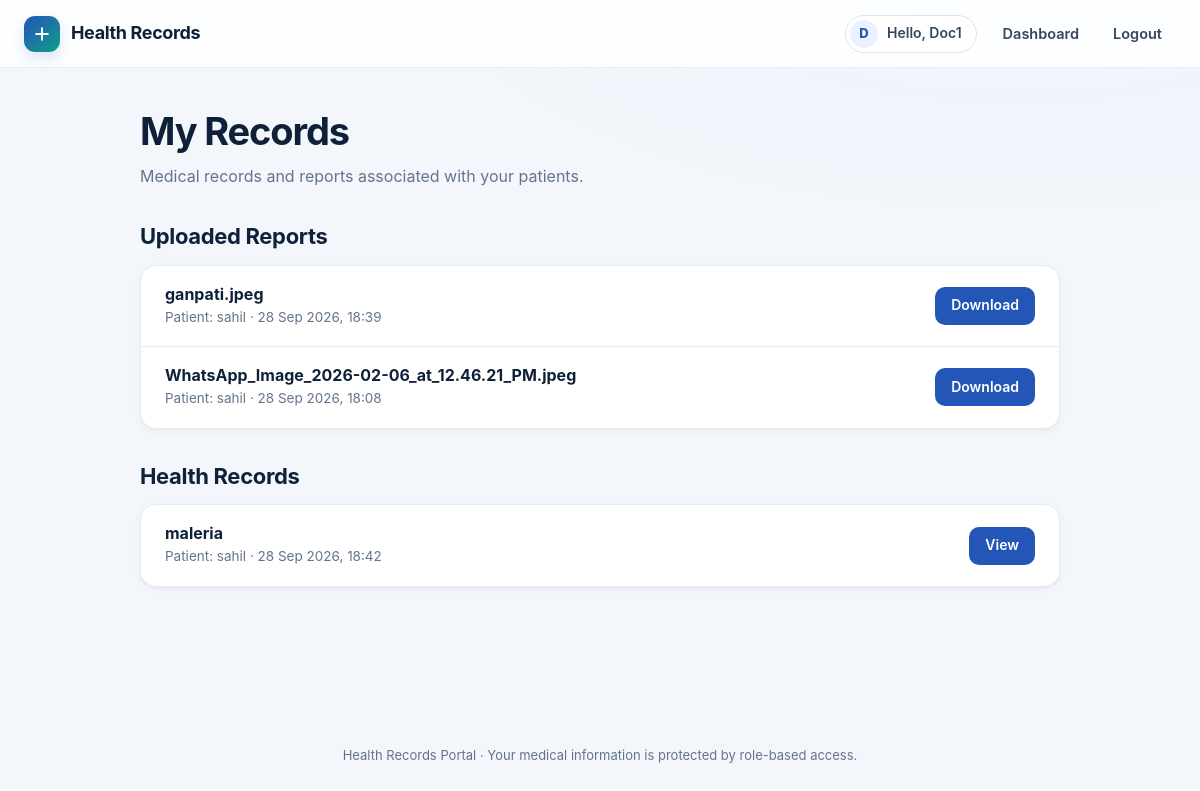
Page /doctor/records (signed in) on the committed database.
### models.py (models this page shows, shortened)
class User(UserMixin, db.Model):
    __tablename__ = "users"
    id = db.Column(db.Integer, primary_key=True)
    name = db.Column(db.String(80), nullable=False)
    email = db.Column(db.String(120), unique=True, nullable=False, index=True)
    password = db.Column(db.String(255), nullable=False)
    role = db.Column(db.String(20), nullable=False,
                     default="patient", index=True)
    status = db.Column(db.String(20), nullable=False,
                       default="approved", index=True)
    doctor_license = db.Column(db.String(100), unique=True, nullable=True)
    patient_code = db.Column(db.String(20), unique=True,
                             nullable=True, index=True)
    created_at = db.Column(
        db.DateTime, default=lambda: datetime.now(timezone.utc))
    uploaded_records = db.relationship(
        "Record", foreign_keys="Record.doctor_id", back_populates="doctor",
        cascade="all, delete-orphan"
    )
    patient_records = db.relationship(
        "Record", foreign_keys="Record.patient_id", back_populates="patient",
        cascade="all, delete-orphan"
    )
    assignments_as_doctor = db.relationship(
        "PatientAssignment", foreign_keys="PatientAssignment.doctor_id",
        back_populates="doctor", cascade="all, delete-orphan"
    )
    assignments_as_patient = db.relationship(
        "PatientAssignment", foreign_keys="PatientAssignment.patient_id",
        back_populates="patient", cascade="all, delete-orphan"
    )
    @property
    def is_active(self):
        return self.status == "approved"

class Record(db.Model):
    __tablename__ = "records"
    id = db.Column(db.Integer, primary_key=True)
    storage_key = db.Column(db.String(300), nullable=False, unique=True)
    orig_filename = db.Column(db.String(200), nullable=False)
    content_type = db.Column(db.String(100), nullable=False)
    size_bytes = db.Column(db.Integer, nullable=False)
    patient_id = db.Column(
        db.Integer, db.ForeignKey("users.id"), nullable=False)
    doctor_id = db.Column(
        db.Integer, db.ForeignKey("users.id"), nullable=False)
    uploaded_at = db.Column(
        db.DateTime, default=lambda: datetime.now(timezone.utc), index=True)
    patient = db.relationship(
        "User", foreign_keys=[patient_id], back_populates="patient_records"
    )
    doctor = db.relationship(
        "User", foreign_keys=[doctor_id], back_populates="uploaded_records"
    )

class WrittenReport(db.Model):
    __tablename__ = "written_reports"
    id = db.Column(db.Integer, primary_key=True)
    title = db.Column(
        db.String(200),
        nullable=False
    )
    diagnosis = db.Column(
        db.Text,
        nullable=False
    )
    notes = db.Column(
        db.Text,
        nullable=False
    )
    patient_id = db.Column(
        db.Integer,
        db.ForeignKey("users.id"),
        nullable=False
    )
    doctor_id = db.Column(
        db.Integer,
        db.ForeignKey("users.id"),
        nullable=False
    )
    created_at = db.Column(
        db.DateTime,
        default=lambda: datetime.now(timezone.utc),
        index=True
    )
    patient = db.relationship(
        "User",
        foreign_keys=[patient_id]
    )
    doctor = db.relationship(
        "User",
        foreign_keys=[doctor_id]
    )

### app.py (the view)
@app.route("/doctor/records")
@role_required("doctor")
def doctor_records():
    records = Record.query.filter_by(
        doctor_id=current_user.id
    ).order_by(
        Record.uploaded_at.desc()
    ).all()
    written_reports = WrittenReport.query.filter_by(
        doctor_id=current_user.id
    ).order_by(
        WrittenReport.created_at.desc()
    ).all()
    return render_template(
        "doctor_records.html",
        records=records,
        written_reports=written_reports
    )

### app.py (called while the page is built)
@login_manager.user_loader
def load_user(user_id):
    try:
        return db.session.get(User, int(user_id))
    except (TypeError, ValueError):
        return None

def role_required(*roles):
    def decorator(view):
        @wraps(view)
        @login_required
        def wrapped(*args, **kwargs):
            if not current_user.is_active or current_user.role not in roles:
                abort(403)
            return view(*args, **kwargs)
        return wrapped
    return decorator

@app.after_request
def security_headers(response):
    response.headers["X-Content-Type-Options"] = "nosniff"
    response.headers["X-Frame-Options"] = "DENY"
    response.headers["Referrer-Policy"] = "strict-origin-when-cross-origin"
    response.headers["Permissions-Policy"] = "camera=(), microphone=(), geolocation=()"
    response.headers["Content-Security-Policy"] = (
        "default-src 'self'; "
        "base-uri 'self'; "
        "form-action 'self'; "
        "frame-ancestors 'none'; "
        "object-src 'none'; "
        "img-src 'self' data:; "
        "style-src 'self'; "
        "script-src 'self'"
    )
    if request.is_secure or app.config["SESSION_COOKIE_SECURE"]:
        response.headers["Strict-Transport-Security"] = "max-age=31536000; includeSubDomains"
    return response

### templates/doctor_records.html (shortened to what this page needs)
{% extends "base.html" %}
{% block content %}
<div class="narrow-page">
    <h1>My Records</h1>
    <p class="subtitle">
        Medical records and reports associated with your patients.
    </p>
    <section class="section-block">
        <h2>Uploaded Reports</h2>
        {% if records %}
        <div class="records-list">
            {% for record in records %}
            <div class="list-row">
                <div class="list-row-info">
                    <h3>
                        {{ record.orig_filename }}
                    </h3>
                    <p>
                        Patient: {{ record.patient.name }}
                        ·
                        {{ record.uploaded_at.strftime("%d %b %Y, %H:%M") }}
                    </p>
                </div>
                <a href="{{ url_for('download', record_id=record.id) }}" class="view-record">
                    Download
                </a>
            </div>
            {% endfor %}
        </div>
        {% else %}
        <div class="records-list">
            <div class="empty-records">
                No uploaded reports yet.
            </div>
        </div>
        {% endif %}
    </section>
    <section class="section-block">
        <h2>Health Records</h2>
        {% if written_reports %}
        <div class="records-list">
            {% for report in written_reports %}
            <div class="list-row">
                <div class="list-row-info">
                    <h3>
                        {{ report.title }}
                    </h3>
                    <p>
                        Patient: {{ report.patient.name }}
                        ·
                        {{ report.created_at.strftime("%d %b %Y, %H:%M") }}
                    </p>
                </div>
                <a href="{{ url_for('doctor_patient', patient_id=report.patient_id) }}" class="view-record">
                    View
                </a>
            </div>
            {% endfor %}
        </div>
        {% else %}
        <div class="records-list">
            <div class="empty-records">
                No health records created yet.
            </div>
        </div>
        {% endif %}
    </section>
</div>
{% endblock %}

### templates/base.html (shortened to what this page needs)
<!doctype html>
<html lang="en">
<head>
    <link rel="stylesheet" href="{{ url_for('static', filename='style.css') }}">
</head>
<body>
{% set ep = request.endpoint %}
<header class="navbar">
    <a class="logo" href="{{ url_for('index') }}">
        <span class="logo-mark" aria-hidden="true">
            <svg viewBox="0 0 24 24" fill="none" stroke="currentColor" stroke-width="2.4" stroke-linecap="round" stroke-linejoin="round"><path d="M12 5v14M5 12h14"/></svg>
        </span>
        Health Records
    </a>
    <nav>
        {% if current_user.is_authenticated %}
            <span class="user-chip">
                <span class="avatar">{{ current_user.name[:1]|upper }}</span>
                <span class="name">Hello, {{ current_user.name }}</span>
            </span>
            <a href="{{ url_for('dashboard') }}" class="{{ 'active' if ep == 'dashboard' }}">Dashboard</a>
            <form method="post" action="{{ url_for('logout') }}" class="inline-form">
                <button type="submit" class="link-button">Logout</button>
            </form>
        {% endif %}
    </nav>
</header>
<main class="container">
    {% block content %}{% endblock %}
</main>
<footer class="site-footer">
    Health Records Portal &middot; Your medical information is protected by role-based access.
</footer>
</body>
</html>

### rows in the picture
User: name "D", name "Doc1"
Record: orig_filename "ganpati.jpeg", patient.name "sahil", uploaded_at "28 Sep 2026, 18:39"
Record: orig_filename "WhatsApp_Image_2026-02-06_at_12.46.21_PM.jpeg", patient.name "sahil", uploaded_at "28 Sep 2026, 18:08"
WrittenReport: title "maleria", patient.name "sahil", created_at "28 Sep 2026, 18:42"
